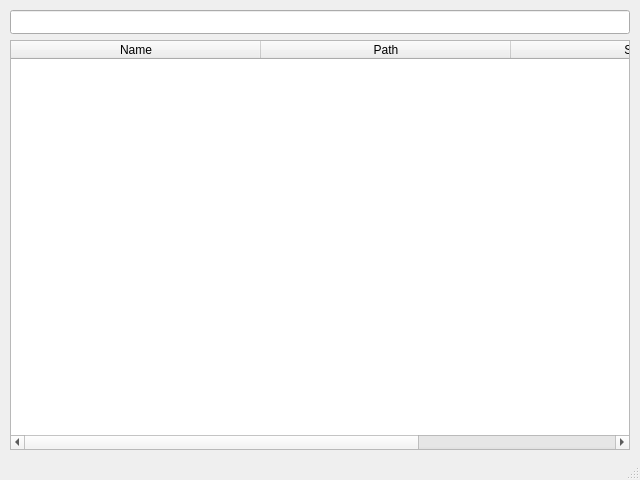
<?xml version="1.0" encoding="UTF-8"?>
<ui version="4.0">
 <class>MainWindow</class>
 <widget class="QMainWindow" name="MainWindow">
  <property name="geometry">
   <rect>
    <x>0</x>
    <y>0</y>
    <width>640</width>
    <height>480</height>
   </rect>
  </property>
  <property name="minimumSize">
   <size>
    <width>640</width>
    <height>480</height>
   </size>
  </property>
  <property name="maximumSize">
   <size>
    <width>1600</width>
    <height>900</height>
   </size>
  </property>
  <property name="windowTitle">
   <string>whereru</string>
  </property>
  <property name="windowIcon">
   <iconset resource="resources.qrc">
    <normaloff>:/images/images/appicon.ico</normaloff>:/images/images/appicon.ico</iconset>
  </property>
  <property name="toolButtonStyle">
   <enum>Qt::ToolButtonIconOnly</enum>
  </property>
  <widget class="QWidget" name="centralWidget">
   <widget class="QLineEdit" name="query">
    <property name="geometry">
     <rect>
      <x>10</x>
      <y>10</y>
      <width>620</width>
      <height>24</height>
     </rect>
    </property>
   </widget>
   <widget class="FileListWidget" name="results">
    <property name="geometry">
     <rect>
      <x>10</x>
      <y>40</y>
      <width>620</width>
      <height>410</height>
     </rect>
    </property>
    <property name="selectionBehavior">
     <enum>QAbstractItemView::SelectItems</enum>
    </property>
    <property name="iconSize">
     <size>
      <width>16</width>
      <height>16</height>
     </size>
    </property>
    <property name="sortingEnabled">
     <bool>true</bool>
    </property>
    <attribute name="horizontalHeaderDefaultSectionSize">
     <number>250</number>
    </attribute>
    <attribute name="verticalHeaderVisible">
     <bool>false</bool>
    </attribute>
    <attribute name="verticalHeaderHighlightSections">
     <bool>false</bool>
    </attribute>
    <column>
     <property name="text">
      <string>Name</string>
     </property>
    </column>
    <column>
     <property name="text">
      <string>Path</string>
     </property>
    </column>
    <column>
     <property name="text">
      <string>Size</string>
     </property>
    </column>
   </widget>
  </widget>
  <widget class="QMenuBar" name="menuBar">
   <property name="geometry">
    <rect>
     <x>0</x>
     <y>0</y>
     <width>640</width>
     <height>21</height>
    </rect>
   </property>
  </widget>
  <widget class="QStatusBar" name="statusBar"/>
 </widget>
 <layoutdefault spacing="6" margin="11"/>
 <customwidgets>
  <customwidget>
   <class>FileListWidget</class>
   <extends>QTableWidget</extends>
   <header>filelistwidget.h</header>
  </customwidget>
 </customwidgets>
 <tabstops>
  <tabstop>query</tabstop>
  <tabstop>results</tabstop>
 </tabstops>
 <resources>
  <include location="resources.qrc"/>
 </resources>
 <connections/>
</ui>
